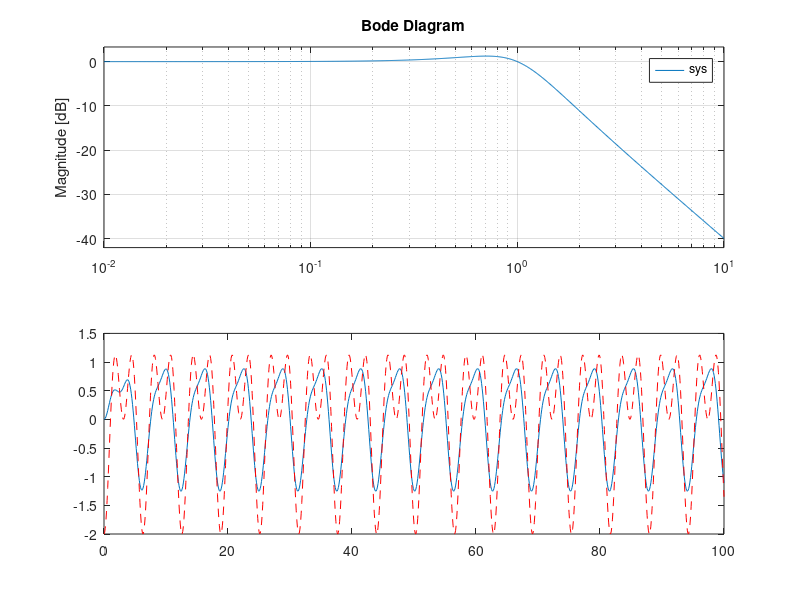

The MATLAB source for this figure:
clear all
close all
clc

d = 5;
k = 4;
s = tf('s');
sys = 1/(s^2+d*s+k);

%%
step(sys);

%%
impulse(sys);

%%
k = 1;
for d =.1:.1:2
    sys = 1/(s^2+d*s+k);
    step(sys)
    pause(0.1)
    hold off
end

%% input to the system
t = 0:.1:100;
u = sin(t) + cos(2.*t);
x = lsim(sys,u,t);
plot(t,x);

%% Bode for changing damping

k = 1;
for d =0:.05:1
    sys = 1/(s^2+d*s+k);
    bode(sys)
    pause(0.1)
    hold off
end

%% recovering magnitude and phase from transfer func G(s)

% copy of regular input
t = 0:.1:100;
u = sin(t) + cos(2.*t);
x = lsim(sys,u,t);
plot(t,x);

w = 1;
s = i*w;
Gofs = 1/(s^2+d*s+k);
mag = abs(Gofs);
phase = angle(Gofs);
u = sin(t+phase) + cos(2.*(t+phase));
hold on
plot(t, mag*u, 'r--');